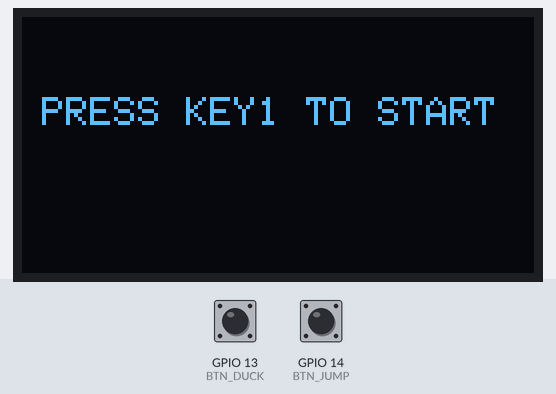
Recording of a sketch running on a simulated ESP32. On the bench: 128×64 one-colour display. The inputs (shaded band) are chosen by the test bench; at power-on: GPIO 14 (BTN_JUMP) LOW, GPIO 13 (BTN_DUCK) LOW. The OLED is the two-colour kind (top 16 rows yellow); random numbers use the default seed unless the sketch sets one.

Above: at 0.8 s.
0.9 s: GPIO 14 (BTN_JUMP) pulled HIGH for 0.15 s
At 1.09 s:
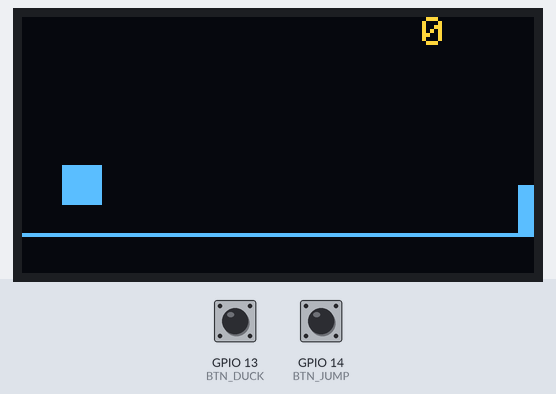
1.6 s: GPIO 13 (BTN_DUCK) pulled HIGH for 1 s
At 2.05 s:
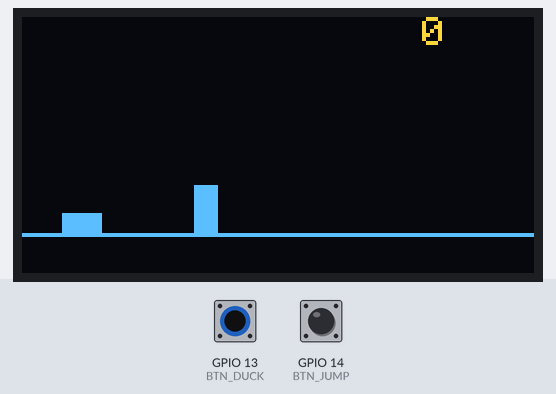
4.1 s: GPIO 14 (BTN_JUMP) pulled HIGH for 1 s
At 5.11 s:
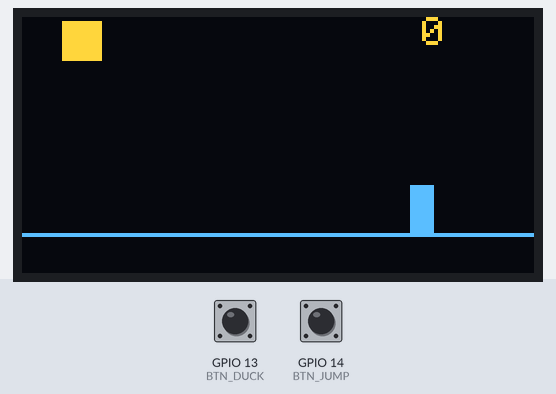
Timing chart, 0 to 7.1 s (numbered marks = the images above; inputs shaded):
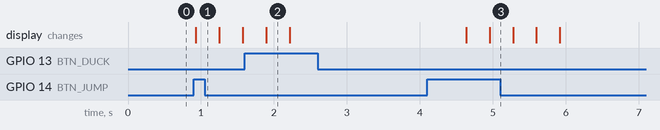

The sketch:

dinasour.ino
```cpp
#include <Wire.h>
#include <Adafruit_GFX.h>
#include <Adafruit_SSD1306.h>

// --- CONFIGURATION ---
#define SCREEN_WIDTH 128
#define SCREEN_HEIGHT 64

// Pins from your Schematic
#define PIN_SDA 8
#define PIN_SCL 9
#define BTN_JUMP 14 // Key 2
#define BTN_DUCK 13 // Key 1

// Game Physics & Dimensions
#define DINO_X 10
#define GROUND_Y (SCREEN_HEIGHT - 10)
#define DINO_W 10
#define DINO_H 10
#define DINO_DUCK_H 5

// Acceleration Settings
#define START_SPEED 3.0
#define MAX_SPEED 8.0
#define ACCELERATION 0.002

Adafruit_SSD1306 display(SCREEN_WIDTH, SCREEN_HEIGHT, &Wire, -1);

// Game Variables
int dinoY = GROUND_Y - DINO_H;
float velocityY = 0;
float gravity = 0.6;
float jumpStrength = -6.5;

// Obstacle Variables
float obstacleX = SCREEN_WIDTH;
int obstacleY = GROUND_Y - 12; // Y position of current obstacle
int obstacleW = 6;             // Width of current obstacle
int obstacleH = 12;            // Height of current obstacle

float gameSpeed = START_SPEED;
int score = 0;
bool gameOver = false;

void setup() {
  Serial.begin(115200);

  // Initialize Custom I2C Pins
  Wire.begin(PIN_SDA, PIN_SCL);

  // Initialize OLED
  if(!display.begin(SSD1306_SWITCHCAPVCC, 0x3C)) {
    Serial.println(F("SSD1306 allocation failed"));
    for(;;);
  }

  // Initialize Buttons
  pinMode(BTN_JUMP, INPUT);
  pinMode(BTN_DUCK, INPUT);

  // Start Screen
  display.clearDisplay();
  display.setTextColor(WHITE);
  display.setTextSize(1);
  display.setCursor(5, 20);
  display.println("PRESS KEY1 TO START");
  display.display();

  // Wait for start
  while(digitalRead(BTN_JUMP) == LOW) { delay(10); }
}

void loop() {
  if (gameOver) {
    display.clearDisplay();
    display.setCursor(30, 20);
    display.println("GAME OVER");
    display.setCursor(30, 40);
    display.print("Score: "); display.println(score);
    display.display();

    // Restart on Jump Button
    if (digitalRead(BTN_JUMP) == HIGH) {
      gameOver = false;
      score = 0;
      obstacleX = SCREEN_WIDTH;
      dinoY = GROUND_Y - DINO_H;
      velocityY = 0;
      gameSpeed = START_SPEED;
      spawnObstacle(); // Reset first obstacle
      delay(500);
    }
    return;
  }

  // --- INPUT HANDLING ---
  bool isDucking = (digitalRead(BTN_DUCK) == HIGH);
  bool isJumping = (digitalRead(BTN_JUMP) == HIGH);

  // Jump Logic
  if (isJumping && dinoY >= GROUND_Y - DINO_H) {
     velocityY = jumpStrength;
  }

  // Physics (Gravity)
  dinoY += velocityY;
  velocityY += gravity;

  // Floor Collision
  if (dinoY >= GROUND_Y - DINO_H) {
    dinoY = GROUND_Y - DINO_H;
    velocityY = 0;
  }

  // --- MOVEMENT ---
  gameSpeed += ACCELERATION;
  if (gameSpeed > MAX_SPEED) gameSpeed = MAX_SPEED;

  obstacleX -= gameSpeed;

  // Reset Obstacle
  if (obstacleX < -15) {
    obstacleX = SCREEN_WIDTH;
    score += 10;
    spawnObstacle(); // Pick new type/height
  }

  // --- DRAWING ---
  display.clearDisplay();

  // Draw Ground
  display.drawLine(0, GROUND_Y, SCREEN_WIDTH, GROUND_Y, WHITE);

  // Calculate Dino Dimensions for this frame
  int currentDinoH = isDucking ? DINO_DUCK_H : DINO_H;
  int currentDinoY = isDucking ? (dinoY + (DINO_H - DINO_DUCK_H)) : dinoY;

  // Draw Dino
  display.fillRect(DINO_X, currentDinoY, DINO_W, currentDinoH, WHITE);

  // Draw Obstacle
  display.fillRect((int)obstacleX, obstacleY, obstacleW, obstacleH, WHITE);

  // Draw Score
  display.setCursor(100, 0);
  display.print(score);

  // --- BOX COLLISION (AABB) ---
  // 1. Define Dino Box
  int dinoLeft = DINO_X;
  int dinoRight = DINO_X + DINO_W;
  int dinoTop = currentDinoY;
  int dinoBottom = currentDinoY + currentDinoH;

  // 2. Define Obstacle Box
  int obsLeft = (int)obstacleX;
  int obsRight = (int)obstacleX + obstacleW;
  int obsTop = obstacleY;
  int obsBottom = obstacleY + obstacleH;

  // 3. Check Overlap
  // If ALL these are true, the boxes are touching
  if (dinoRight > obsLeft &&
      dinoLeft < obsRight &&
      dinoBottom > obsTop &&
      dinoTop < obsBottom) {
       gameOver = true;
  }

  display.display();
  delay(10);
}

// Function to randomly pick a new obstacle
void spawnObstacle() {
  int type = random(0, 100);

  if (type < 50) {
    // 50% Chance: CACTUS (Ground level, tall)
    obstacleW = 6;
    obstacleH = 12;
    obstacleY = GROUND_Y - 12;
  }
  else if (type < 75) {
    // 25% Chance: LOW BIRD (Must Jump)
    obstacleW = 10;
    obstacleH = 6;
    obstacleY = GROUND_Y - 10; // Slightly off ground
  }
  else {
    // 25% Chance: HIGH BIRD (Must Duck)
    obstacleW = 10;
    obstacleH = 6;
    obstacleY = GROUND_Y - 22; // High enough to walk under if ducking
  }
}
```

Measured:
- after the input at 0.9 s, the display: changes at once (image 1)
- after the input at 4.1 s, the display: first changes after 0.54 s (image 3 shows a later state)
